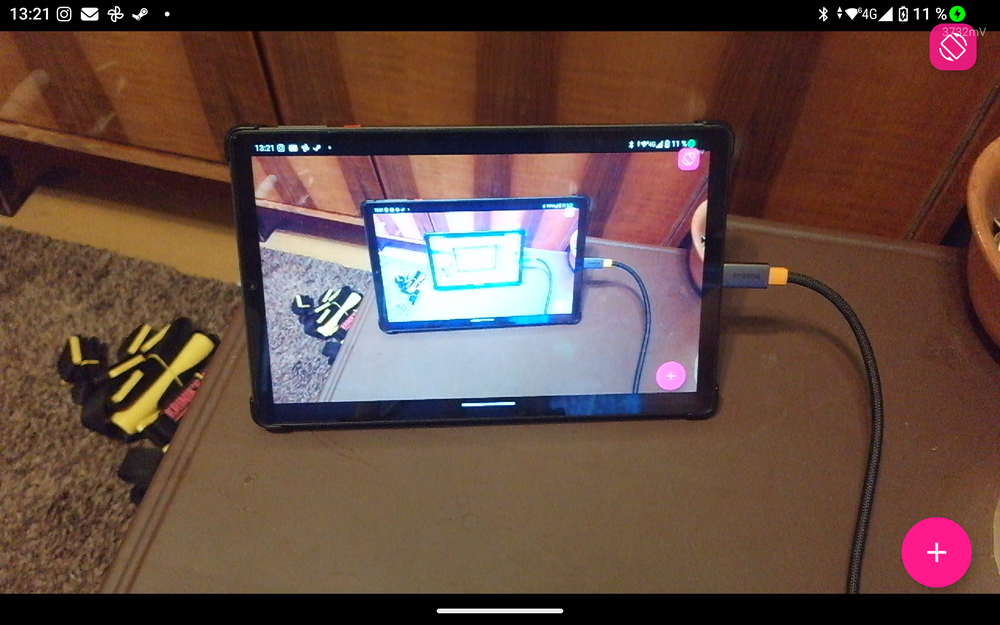
#> input picture tools/adb_screen.png, 1000 x 625 px, shrunk from 2560 x 1600 before the run
$ python measure_stretch.py adb_screen.png
#> lines starting #> are read from the running program, lines starting #| are printed output that depends on the picture; after the words box and inside, x2 and y2 are one past the last pixel; in counts of white or black regions, pixels touching at a corner belong together
#!/usr/bin/env python
"""tools/measure_stretch.py — ОБЪЕКТИВНОЕ измерение линейного искажения (растяг/сжатие) кадра.

ЗАЧЕМ: агент НЕ должен оценивать «на глаз», растянут ли кадр — глаз ненадёжен (особенно на повёрнутых/
зеркальных кадрах и кривых предметах). Нужен инструмент. Идея: физический КРУГ, снятый ФАС
(перпендикулярно оси камеры), на матрице должен остаться кругом. Если пайплайн растягивает по оси —
круг становится эллипсом. cv2.fitEllipse даёт длины большой/малой осей и угол:
  ratio = major/minor = коэффициент растяга;  angle = направление (0°/90° = осевой пайплайн-растяг;
  диагональ = обычно физ. наклон предмета, а не наш баг). Согласованность нескольких кругов
  (один ratio+angle) = систематическое искажение пайплайна (перспектива/наклон дали бы разброс).

НАСТРОЙКА (разово): python3 -m venv .venv && .venv/bin/pip install opencv-python-headless numpy
ЗАПУСК: .venv/bin/python tools/measure_stretch.py <img.png> [x y w h]
  (x y w h — необязательный кроп области вокруг круга; допуск: env MEASURE_TOL, по умолч. 0.12)
Кадр снять: adb exec-out screencap -p > frame.png

Родился при фиксе bug 19 (растяг встроенных камер): замер дал 1.67× = (16:9÷4:3)² — логичный
коэффициент, указавший на причину (неучтённый SENSOR_ORIENTATION), а не «магию». См. bugs/19_DONE_*.
"""
import sys, cv2, numpy as np

img = cv2.imread(sys.argv[1])
#> img is the input picture: shape (625, 1000, 3); mean B, G, R 66.1, 74.7, 100.2
if img is None:
    print("не открылось:", sys.argv[1]); sys.exit(1)
H, W = img.shape[:2]
#> H = 625; W = 1000
crop = None
if len(sys.argv) >= 6:
    x, y, w, h = map(int, sys.argv[2:6])
    crop = (x, y, w, h)
    img = img[y:y+h, x:x+w]

gray = cv2.cvtColor(img, cv2.COLOR_BGR2GRAY)
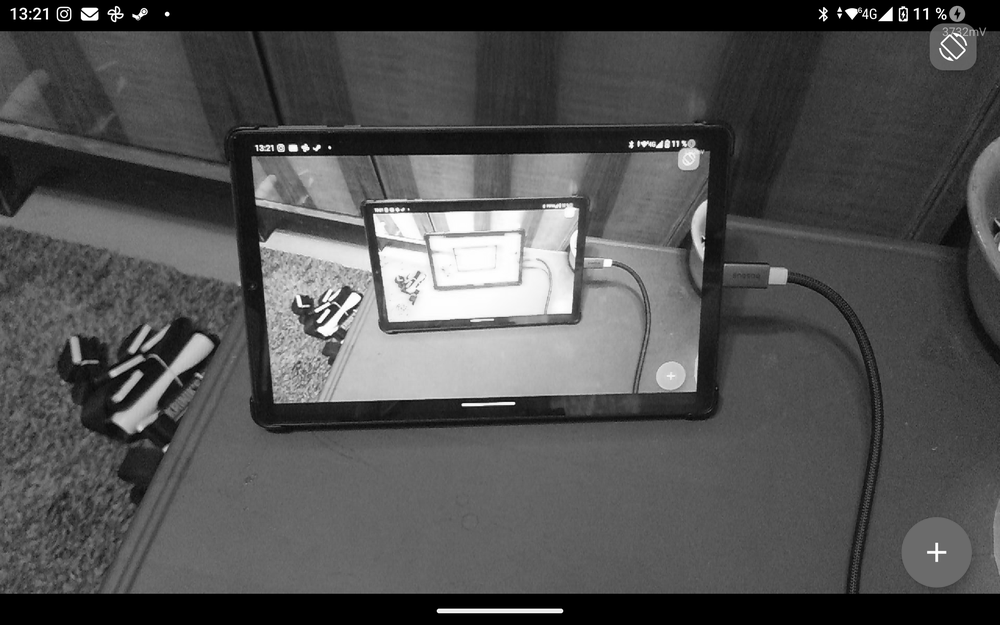
#> gray: shape (625, 1000); min 0, max 255, mean 81.3
gray = cv2.GaussianBlur(gray, (5, 5), 0)

# Кандидаты-контуры: Canny + внешние контуры. Фильтр по площади и «круглости».
edges = cv2.Canny(gray, 40, 120)
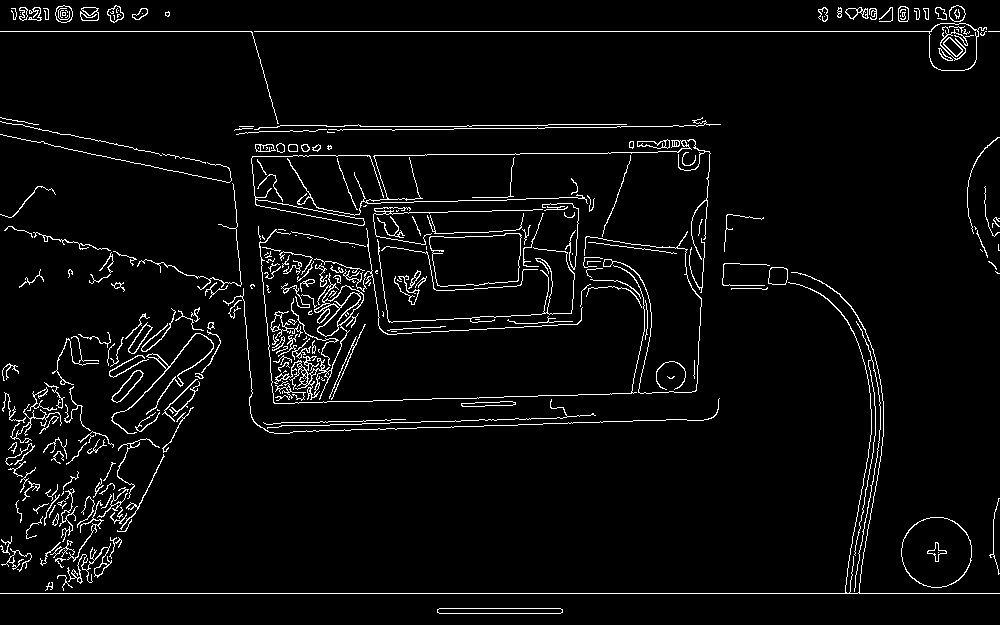
#> edges: shape (625, 1000); 4.1% white in thin lines or dots
edges = cv2.dilate(edges, np.ones((3, 3), np.uint8), iterations=1)
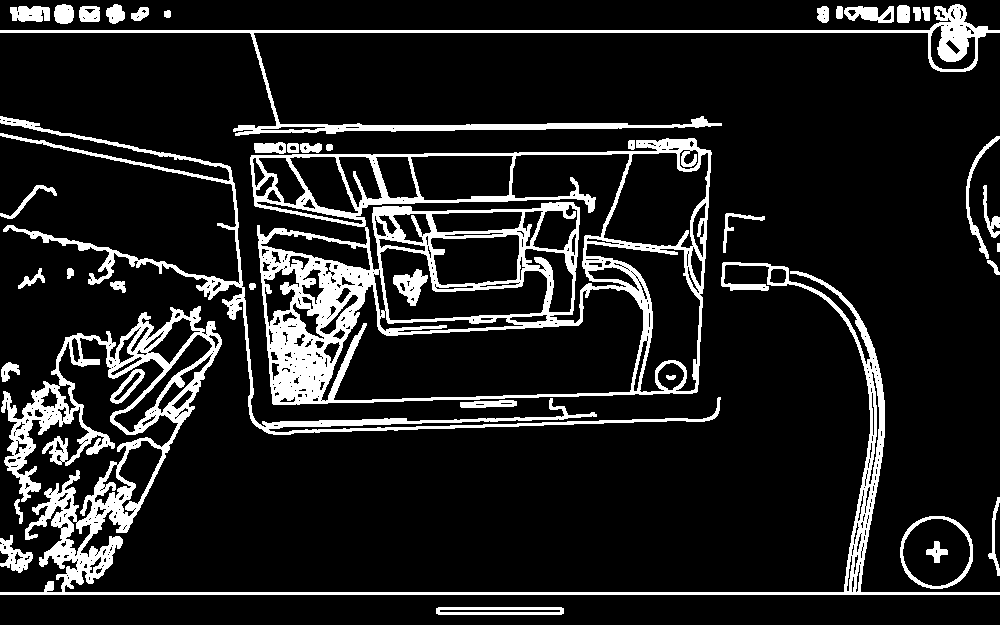
#> edges: shape (625, 1000); 12.7% white; 42 white regions
cnts, _ = cv2.findContours(edges, cv2.RETR_LIST, cv2.CHAIN_APPROX_NONE)
#> cnts = 599 contours, 403 with area under 20; largest, box (x1, y1, x2, y2) and area: (250, 138, 712, 405) 107184, (0, 262, 1000, 595) 28024, (321, 284, 644, 402) 22573, (355, 153, 630, 324) 8488, (0, 4, 1000, 136) 7362

cand = []
area_min = 0.02 * img.shape[0] * img.shape[1]   # ≥2% площади кропа
#> area_min = 12500
for c in cnts:
    a = cv2.contourArea(c)
    if a < area_min or len(c) < 20:
        continue
    per = cv2.arcLength(c, True)
    if per == 0:
        continue
    circ = 4 * np.pi * a / (per * per)          # 1.0 = идеальный круг
    if circ < 0.45:                              # отсекаем явно некруглое
        continue
    (cx, cy), (MA, ma_), ang = cv2.fitEllipse(c)  # MA,ma = ОСИ (не радиусы) — full lengths
    major, minor = max(MA, ma_), min(MA, ma_)
    if minor < 5:
        continue
    cand.append((a, circ, cx, cy, major, minor, ang))
#> this loop made 599 passes
#> a on passes 1 to 3: 361, 883, 36
#> after the loop, cand = [(107184, 0.455, 491.6, 273.4, 519.1, 288.5, 86.66)]

# Доп. путь: Otsu-порог + контуры (хорошо для простого фона).
_, th = cv2.threshold(gray, 0, 255, cv2.THRESH_BINARY + cv2.THRESH_OTSU)
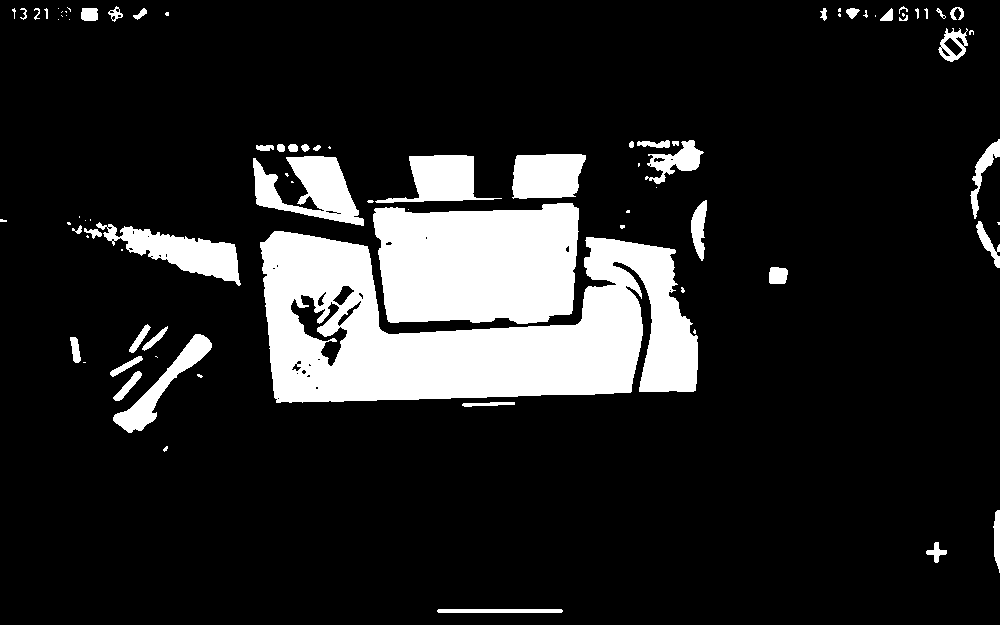
#> th: shape (625, 1000); 14.3% white; 86 white regions (39 under 20 px), largest, box (x1, y1, x2, y2) and area: (260, 231, 698, 403) 44068, (373, 203, 579, 324) 21741, (253, 156, 364, 226) 4026
for thr in (th, 255 - th):
    cnts2, _ = cv2.findContours(thr, cv2.RETR_LIST, cv2.CHAIN_APPROX_NONE)
    for c in cnts2:
        a = cv2.contourArea(c)
        if a < area_min or len(c) < 20:
            continue
        per = cv2.arcLength(c, True)
        if per == 0:
            continue
        circ = 4 * np.pi * a / (per * per)
        if circ < 0.45:
            continue
        (cx, cy), (MA, ma_), ang = cv2.fitEllipse(c)
        major, minor = max(MA, ma_), min(MA, ma_)
        if minor >= 5:
            cand.append((a, circ, cx, cy, major, minor, ang))
#> this loop made 2 passes
#> after the loop, cand = [(107184, 0.455, 491.6, 273.4, 519.1, 288.5, 86.66), (21458.5, 0.627, 477.3, 262.8, 240.9, 127.5, 88.85), (22083.5, 0.634, 477.3, 262.8, 242.4, 129.7, 88.85), (621881.5, 0.621, 492.7, 313.1, 1185.6, 727.8, 90.53)]

if not cand:
    print("Круглых контуров не найдено — нужен круглый предмет ФАС к камере на простом фоне."); sys.exit(2)

cand.sort(key=lambda t: t[0], reverse=True)      # крупнейший
a, circ, cx, cy, major, minor, ang = cand[0]
#> a = 621881.5; circ = 0.621; cx = 492.7; cy = 313.1; major = 1185.6; minor = 727.8; ang = 90.53
ratio = major / minor
#> ratio = 1.63
# Допуск на погрешность (Криник): реальный предмет не идеальный круг + лёгкий наклон/перспектива дают
# небольшой эллипс. TOL — порог, ниже которого считаем «круг в пределах погрешности» (растяга нет).
# По умолчанию 12% (env MEASURE_TOL переопределяет). Итог < 1+TOL = ок; выше = систематический растяг.
import os
TOL = float(os.environ.get("MEASURE_TOL", "0.12"))
print(f"Изображение: {sys.argv[1]}  (crop={crop})")
print(f"Найден округлый контур: площадь={a:.0f}px, круглость={circ:.3f}")
#| Найден округлый контур: площадь=621882px, круглость=0.621
print(f"Эллипс: большая ось={major:.1f}px, малая ось={minor:.1f}px, угол={ang:.1f}°")
#| Эллипс: большая ось=1185.6px, малая ось=727.8px, угол=90.5°
print(f">>> Соотношение осей (major/minor) = {ratio:.3f}  (допуск ±{TOL*100:.0f}% → порог {1+TOL:.2f})")
#| >>> Соотношение осей (major/minor) = 1.629  (допуск ±12% → порог 1.12)
if ratio <= 1 + TOL:
    print(f">>> Растяг: НЕТ — круг в пределах погрешности")
else:
    print(f">>> Растяг: ДА ~{ratio:.2f}x вдоль угла {ang:.0f}° (сверх допуска)")
#| >>> Растяг: ДА ~1.63x вдоль угла 91° (сверх допуска)

# Аннотированный вывод.
out = img.copy()
cv2.ellipse(out, ((cx, cy), (major, minor), ang), (0, 0, 255), 3)
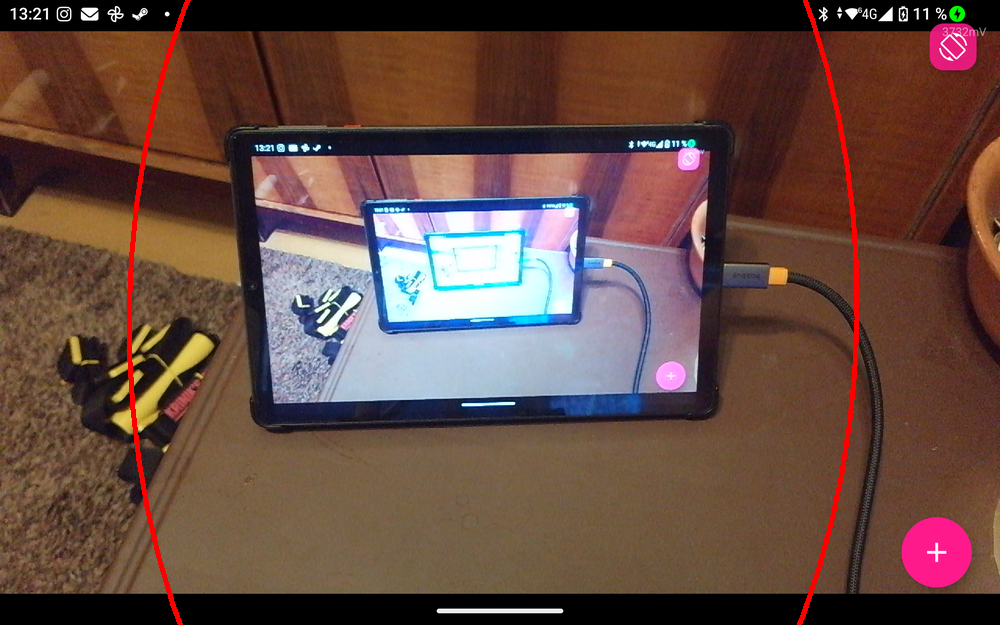
#> out: shape (625, 1000, 3); 1.03% of pixels changed, all inside (x1, y1, x2, y2) = (127, 0, 860, 625)
cv2.circle(out, (int(cx), int(cy)), 4, (0, 255, 0), -1)
#> out: shape (625, 1000, 3); 0.01% of pixels changed, all inside (x1, y1, x2, y2) = (488, 309, 497, 318)
outpath = sys.argv[1].rsplit(".", 1)[0] + "_measured.png"
cv2.imwrite(outpath, out)
print("аннотация:", outpath)
